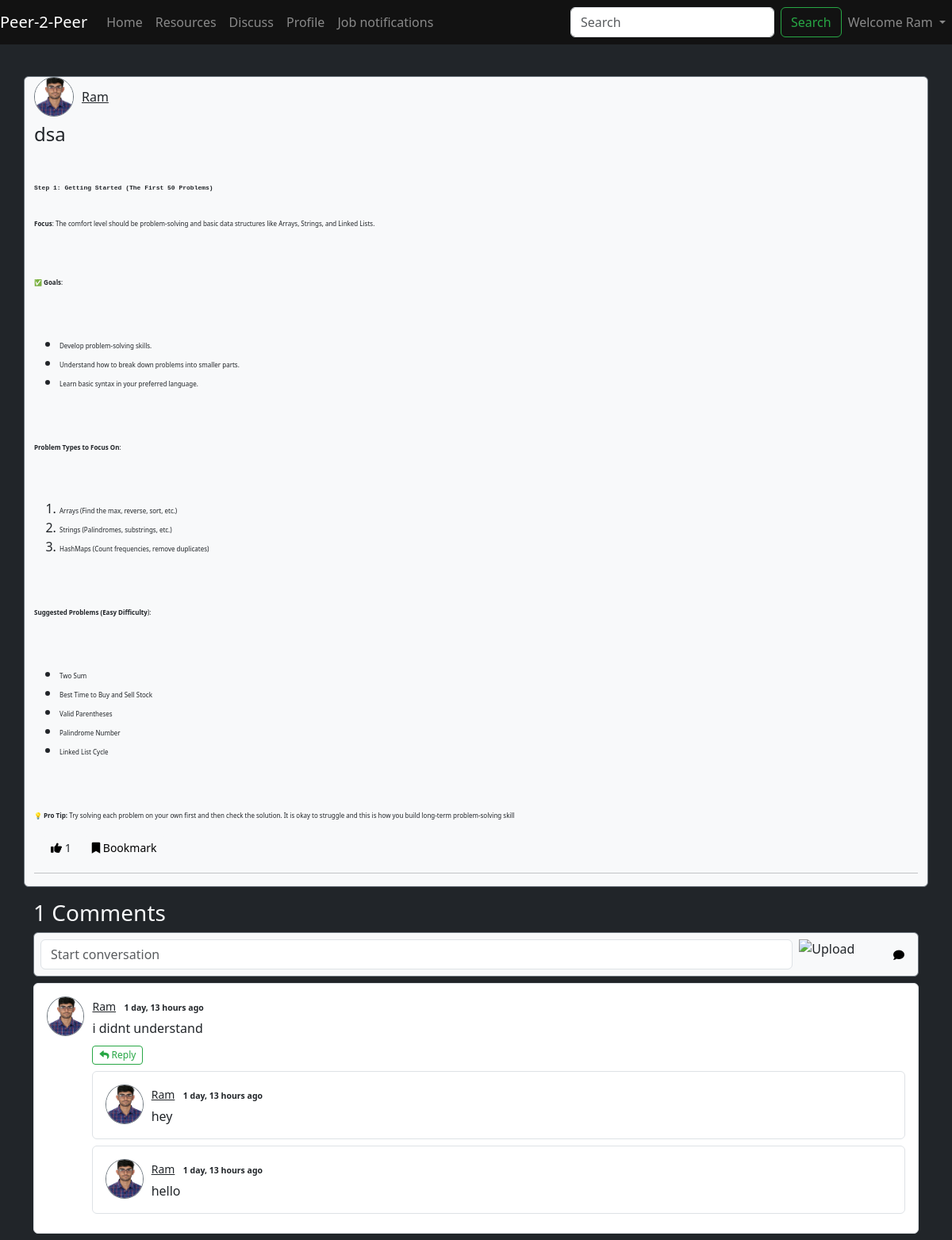
The app's page /blog/dsa/ (signed in) with its own data.
### blog/models.py (models this page shows, shortened)
class Post(models.Model):
    sno=models.AutoField(primary_key=True)
    title=models.CharField(max_length=250)
    author = models.ForeignKey(User,on_delete=models.CASCADE)
    content=RichTextField(blank=True , null = True)
    image = models.ImageField(upload_to='comments/images/', null=True, blank=True)
    file = models.FileField(upload_to='comments/files/', null=True, blank=True)
    slug = models.CharField(max_length=130)
    timeStamp =models.DateTimeField(auto_now_add=True)
    likes = models.ManyToManyField(User,related_name="blogPost",blank=True)
    bookmark = models.ManyToManyField(User,related_name="bookmarked_posts",blank=True)

class dcomment(models.Model):
    sno=models.AutoField(primary_key=True)
    comment=models.TextField()
    user=models.ForeignKey(User,on_delete=models.CASCADE)
    post = models.ForeignKey(Post,on_delete=models.CASCADE)
    parent = models.ForeignKey('self' , on_delete=models.CASCADE , null=True)
    timeStamp =models.DateTimeField(auto_now_add=True)
    image = models.ImageField(upload_to='comments/images/', null=True, blank=True)
    file = models.FileField(upload_to='comments/files/', null=True, blank=True)

### home/models.py (models this page shows, shortened)
class ProfileId(models.Model):
    user = models.OneToOneField(User, on_delete=models.CASCADE)
    jobs = models.CharField(max_length=100,unique=True)
    bio = models.TextField(blank=True, null=True)
    picture = models.ImageField(upload_to='profile_pics/', blank=True, null=True)
    git = models.URLField(blank=True)
    leetcode = models.URLField(blank=True)
    linkedin = models.URLField(blank=True)
    bookmarked_posts = models.ManyToManyField(Post, related_name='bookmarked_by')

### blog/views.py (the view)
# urls.py: path('<slug:slug>/', views.blogPost, name='blogpost'),
def blogPost(request, slug):
    post=Post.objects.filter(slug=slug).first()
    comments= dcomment.objects.filter(post=post, parent=None).order_by('-timeStamp')
    replies= dcomment.objects.filter(post=post).exclude(parent=None)
    replyDict={}
    for reply in replies:
        if reply.parent.sno not in replyDict.keys():
            replyDict[reply.parent.sno]=[reply]
        else:
            replyDict[reply.parent.sno].append(reply)
    likes_count = post.likes.count() if post.likes.exists() else 0
    comments_count = comments.count() if comments.exists() else 0
    bookmark_count=post.bookmark.count() if post.bookmark.exists() else 0
    context={'post':post, 'comments': comments, 'user': request.user, 'likes_count':likes_count ,'comments_count':comments_count,'bookmark_count':bookmark_count, 'replyDict': replyDict}
    return render(request, "blog/blogPost.html", context)

### blog/templatetags/extras.py (called while the page is built)
@register.filter(name='get_val')
def get_val(dict,key):
    return dict.get(key)

### templates/blog/blogpost.html (shortened to what this page needs)
{% extends 'home/base.html' %}
{% block body %}
{% load humanize %}
{% load extras %}
<section class="pt-4 bg-dark text-light min-vh-100">
  {% if user.is_authenticated %}
  <div class="container my-3 bg-light text-dark border border-secondary rounded">
    <div class="d-flex mb-3">
      <div>
        <div class="d-flex align-items-center mb-2">
          {% if post.author.profileid.picture %}
            <img src="{{ post.author.profileid.picture.url }}" alt="user" class="rounded-circle border border-secondary" style="width: 50px; height: 50px; margin-right: 10px; object-fit: cover;">
          {% else %}
            <img src="https://icons.veryicon.com/png/o/miscellaneous/rookie-official-icon-gallery/225-default-avatar.png" alt="user" class="rounded-circle" style="width: 50px; height: 50px; margin-right: 10px; object-fit: cover;">
          {% endif %}
          <a href="{% url 'profile_view' post.author.id %}" class="text-dark">{{ post.author.first_name }}</a>
        </div>
        <h4 class="blog-post-title">{{ post.title }}</h4>
      </div>
    </div>
    <p>{{ post.content|safe }}</p>
    <div class="container">
      <div class="d-flex">
        <form action="{% url 'like_post' post.pk %}" method="POST" class="mr-2">
          <button type="submit" name="post_id" value="{{ post.sno }}" class="btn btn-light btn-sm">
            <i class="fas fa-thumbs-up"></i>
            <span class="text-dark">{{ likes_count }}</span>
          </button>
        </form>
        <form action="{% url 'bookmark_post' post.pk %}" method="post" style="display:inline;">
          <button type="submit" class="btn btn-light btn-sm">
            <i class="fas fa-bookmark"></i>
              {% if request.user in post.bookmark.all %}
                  Unmark
              {% else %}
                  Bookmark
              {% endif %}
          </button>
      </form>
      </div>
    </div>
    <hr>
  </div>
  <div class="container rounded">
    <h3>{{ comments.count }} Comments</h3>
    <div class="my-2">
      {% if user.is_authenticated %}
      <form action="{% url 'postComment' %}" method="post" enctype="multipart/form-data">
        <div class="form-group d-flex align-items-center bg-light text-dark border border-secondary rounded p-2 mb-2">
          <input type="text" class="form-control mr-2" name="comment" placeholder="Start conversation">
          <label for="fileUpload" class="file-label d-flex align-items-center">
            <img src="https://cdn-icons-png.flaticon.com/512/8377/8377243.png" alt="Upload Image" style="height: 30px; margin-right: 5px;" class="upload-image">
          </label>
          <button type="submit" class="btn btn-light btn-sm">
            <i class="fas fa-comment"></i>
          </button>
        </div>
      </form>
      {% else %}
      <p class="text-light">Please login to post a comment</p>
      {% endif %}
    </div>
    {% for comment in comments %}
    <div class="card my-2 border rounded">
      <div class="card-body">
        <div class="d-flex">
          {% if comment.user.profileid.picture %}
          <img src="{{ comment.user.profileid.picture.url }}" alt="user" class="rounded-circle border border-secondary" style="width: 50px; height: 50px; margin-right: 10px; object-fit: cover;">
          {% else %}
          <img src="https://icons.veryicon.com/png/o/miscellaneous/rookie-official-icon-gallery/225-default-avatar.png" alt="user" class="rounded-circle" style="width: 50px; height: 50px; margin-right: 10px; object-fit: cover;">
          {% endif %}
          <div class="w-100">
            <small class="text-dark">
              <a href="{% url 'profile_view' comment.user.id %}" class="text-dark">{{ comment.user.first_name }}</a>
              <span class="badge badge-outline-light text-dark btn-sm">{{ comment.timeStamp|naturaltime }}</span>
            </small>
            <div class="mt-1">{{ comment.comment }}</div>
            <div class="reply mx-0 mt-2">
              {% if user.is_authenticated %}
              <button class="btn btn-sm btn-outline-success" type="button" data-toggle="collapse" data-target="#replyBox{{ comment.sno }}" aria-expanded="false" aria-controls="replyBox{{ comment.sno }}" style="padding: 2px 8px; font-size: 12px;">
                <i class="fas fa-reply"></i> Reply
              </button>
              {% else %}
              <button class="btn btn-sm btn-primary" type="button" data-toggle="collapse" data-target="#replyBox{{ comment.sno }}" aria-expanded="false" aria-controls="replyBox{{ comment.sno }}">
                <i class="fas fa-sign-in-alt"></i> Login to reply
              </button>
              {% endif %}
              <div class="replies my-2">
                {% for reply in replyDict|get_val:comment.sno %}
                <div class="card my-2 border rounded">
                  <div class="card-body">
                    <div class="d-flex">
                      {% if reply.user.profileid.picture %}
                      <img src="{{ reply.user.profileid.picture.url }}" alt="user" class="rounded-circle border border-secondary" style="width: 50px; height: 50px; margin-right: 10px; object-fit: cover;">
                      {% else %}
                      <img src="https://icons.veryicon.com/png/o/miscellaneous/rookie-official-icon-gallery/225-default-avatar.png" alt="user" class="rounded-circle" style="width: 50px; height: 50px; margin-right: 10px; object-fit: cover;">
                      {% endif %}
                      <div class="w-100">
                        <small class="text-muted">
                          <a href="{% url 'profile_view' reply.user.id %}" class="text-dark">{{ reply.user.first_name }}</a>
                          <span class="badge text-dark badge-primary-outline">{{ reply.timeStamp|naturaltime }}</span>
                        </small>
                        <div class="mt-1">{{ reply.comment }}</div>
                      </div>
                    </div>
                  </div>
                </div>
                {% endfor %}
              </div>
            </div>
          </div>
        </div>
      </div>
    </div>
    {% endfor %}
  </div>
  {% else %}
  <p class="text-center mt-4">
    <a href="{% url 'login_view' %}" class="btn btn-primary">Login to see the comments</a>
  </p>
  {% endif %}
</section>
{% endblock body %}

### templates/home/base.html (shortened to what this page needs)
{% load sass_tags %}
{% load static %}
<!DOCTYPE html>
<html lang="en">
  <head>
    <link rel="stylesheet" href="https://cdn.jsdelivr.net/npm/bootstrap@4.4.1/dist/css/bootstrap.min.css">
    <link rel="stylesheet" href="{% static 'css/styles.css' %}">
    <link rel="stylesheet" href="https://unpkg.com/swiper/swiper-bundle.min.css" />
    <link rel="stylesheet" href="https://cdnjs.cloudflare.com/ajax/libs/font-awesome/5.15.3/css/all.min.css">
    <link rel="stylesheet" href="https://cdnjs.cloudflare.com/ajax/libs/font-awesome/6.0.0-beta3/css/all.min.css">
  </head>
  <body class="bg-dark text-light">
    <nav class="navbar navbar-expand-lg navbar-dark sticky-top" style="background-color: #121212;">
      <a class="navbar-brand" href="/homepage">Peer-2-Peer</a>
      <div class="collapse navbar-collapse" id="navbarSupportedContent">
        <ul class="navbar-nav mr-auto">
          <li class="nav-item {% block homeactive %}{% endblock homeactive %}">
            <a class="nav-link" href="/homepage">Home <span class="sr-only">(current)</span></a>
          </li>
          <li class="nav-item {% block resourcesactive %}{% endblock resourcesactive %}">
            <a class="nav-link" href="/jobnotes">Resources</a>
          </li>
          <li class="nav-item {% block blogactive %}{% endblock blogactive %}">
            <a class="nav-link" href="/blog">Discuss</a>
          </li>
          <li class="nav-item {% block profileactive %}{% endblock profileactive %}">
            <a class="nav-link" href="{% url 'myprofile'%}">Profile</a>
          </li>
          <li class="nav-item {% block jobactive %}{% endblock jobactive %}">
            <a class="nav-link" href="/jobnotifications">Job notifications</a>
          </li>
        </ul>
        <ul class="navbar-nav ml-auto d-flex align-items-center">
          <li class="nav-item">
            <form method="get" action="/search" class="form-inline my-2 my-lg-0">
              <input class="form-control mr-sm-2" name="query" id="query" type="search" placeholder="Search" aria-label="Search">
              <button class="btn btn-outline-success my-2 my-sm-0" type="submit">Search</button>
            </form>
          </li>
          {% if user.is_authenticated %}
            <li class="nav-item dropdown">
              <a class="nav-link dropdown-toggle" href="#" id="navbarDropdown" role="button" data-toggle="dropdown" aria-haspopup="true" aria-expanded="false">
                Welcome {{ request.user.first_name }}
              </a>
            </li>
          {% else %}
            <li class="nav-item">
              <a href="/login" class="btn btn-outline-success my-2 my-sm-0" type="login">Login</a>
            </li>
          {% endif %}
        </ul>
      </div>
    </nav>
    {% block body %}
    {% endblock body %}
    <link rel="stylesheet" href="https://cdnjs.cloudflare.com/ajax/libs/font-awesome/6.0.0-beta3/css/all.min.css">
  </body>
</html>

### records on screen
Post: author.profileid.picture (picture), author.first_name "Ram", title "dsa", content "Step 1: Getting Started (The First 50 Problems) Focus : The comfort level should be problem-solving and basic data structures like Arrays, Strings, and Linked Lists. ✅ Goals : Develop problem-solving skills. Understand how to break down problems into smaller parts. Learn basic syntax in your preferred language. Problem Types to Focus On : Arrays (Find the max, reverse, sort, etc.) Strings (Palindromes, substrings, etc.) HashMaps (Count frequencies, remove duplicates) Suggested Problems (Easy Difficulty ): Two Sum Best Time to Buy and Sell Stock Valid Parentheses Palindrome Number Linked List Cycle 💡 Pro Tip: Try solving each problem on your own first and then check the solution. It is okay…"
dcomment: user.profileid.picture (picture), user.first_name "Ram", timeStamp "1 day, 13 hours ago", comment "i didnt understand"
dcomment: user.profileid.picture (picture), user.first_name "Ram", timeStamp "1 day, 13 hours ago", comment "hey"
dcomment: user.profileid.picture (picture), user.first_name "Ram", timeStamp "1 day, 13 hours ago", comment "hello"

### other values on screen
{{ request.user.first_name }} "Ram"
{{ likes_count }} "1"
{{ comments.count }} "1"
